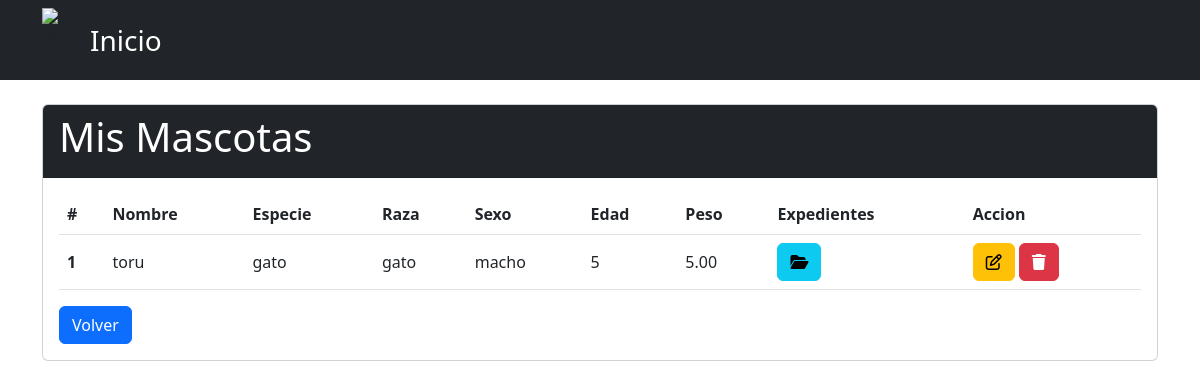
Page /ver_mascotas/ on the earlier database version.
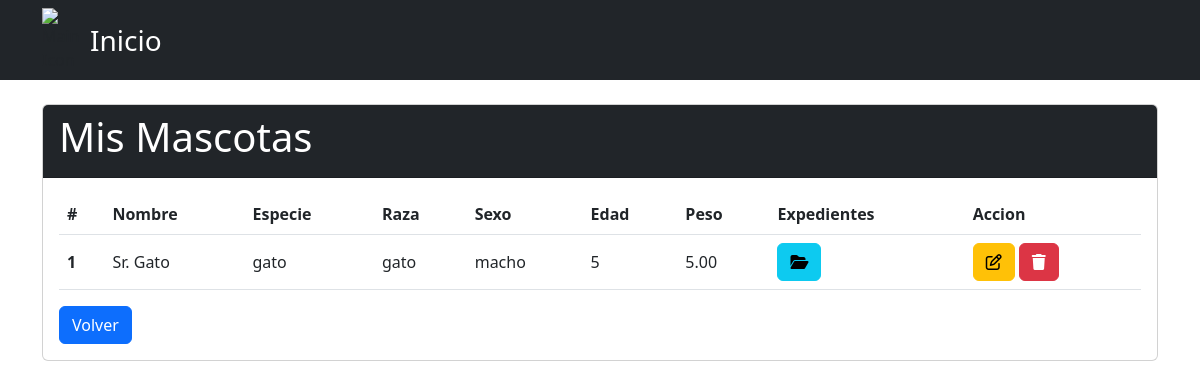
Same page on the later database version.
### main/models.py (models this page shows, shortened)
class Mascota(models.Model):
    nombre = models.CharField(max_length=255)
    especie = models.CharField(max_length=255)
    raza = models.CharField(max_length=255)
    sexo = models.CharField(max_length=10)
    peso = models.DecimalField(max_digits=5, decimal_places=2)
    edad = models.IntegerField()
    cliente = models.ForeignKey(Cliente, on_delete=models.CASCADE)
    fecha_vacuna_sextuple_1 = models.DateField(null=True, blank=True)
    fecha_vacuna_sextuple_2 = models.DateField(null=True, blank=True)
    fecha_vacuna_sextuple_3 = models.DateField(null=True, blank=True)
    fecha_vacuna_antirrabica = models.DateField(null=True, blank=True)

### main/views.py (the view)
# urls.py: path('ver_mascotas/', views.ver_mascotas, name='ver_mascotas'),
def ver_mascotas(request):
    mascotas = Mascota.objects.all()
    return render(request, 'ver_mascotas.html', {'mascotas': mascotas})

### main/templates/ver_mascotas.html (shortened to what this page needs)
{% load static %}
<!DOCTYPE html>
<html lang="es">
<head>
    <link href="https://cdn.jsdelivr.net/npm/bootstrap@5.3.0-alpha1/dist/css/bootstrap.min.css" rel="stylesheet">
    <link href="https://cdn.jsdelivr.net/npm/flatpickr/dist/flatpickr.min.css" rel="stylesheet">
    <link href="https://cdn.jsdelivr.net/npm/bootstrap-icons@1.7.2/font/bootstrap-icons.css" rel="stylesheet">
    <link rel="stylesheet" href="{% static 'css/style.css' %}">
</head>
<body>
    <nav class="navbar navbar-expand-lg navbar-dark bg-dark">
        <div class="container">
            <div class="d-flex align-items-center">
                <img src="{% static 'imagenes/mainIcon.png' %}" alt="Main Icon" style="width: 2.5rem;">
                <a class="navbar-brand fs-3 ms-2" href="{% url 'interfaz' %}">Inicio</a>
            </div>
        </div>
    </nav>
    <div class="container">
        <div class="card mt-4">
            <div class="card-header bg-dark text-white">
                <h1 class="card-title">Mis Mascotas</h1>
            </div>
            <div class="card-body">
                <div class="table-responsive">
                    <table class="table table-hover align-middle caption-top">
                        <thead>
                            <tr>
                                <th scope="col">#</th>
                                <th scope="col">Nombre</th>
                                <th scope="col">Especie</th>
                                <th scope="col">Raza</th>
                                <th scope="col">Sexo</th>
                                <th scope="col">Edad</th>
                                <th scope="col">Peso</th>
                                <th scope="col">Expedientes</th>
                                <th scope="col">Accion</th>
                            </tr>
                        </thead>
                        <tbody>
                            {% for mascota in mascotas %}
                                <tr>
                                    <th scope="row">{{ forloop.counter }}</th>
                                    <td>{{ mascota.nombre }}</td>
                                    <td>{{ mascota.especie }}</td>
                                    <td>{{ mascota.raza }}</td>
                                    <td>{{ mascota.sexo }}</td>
                                    <td>{{ mascota.edad }}</td>
                                    <td>{{ mascota.peso }}</td>
                                    <th scope="col">
                                        <a href="{% url 'ver_expedientes' mascota.id %}" class="btn btn-info">
                                            <i class="fa-solid fa-folder-open"></i>
                                        </a>
                                    </th>
                                    <th scope="col">
                                        <a href="{% url 'actualizar' mascota.id %}" class="btn btn-warning">
                                            <i class="fa-regular fa-pen-to-square"></i>
                                        </a>
                                        <a href="{% url 'eliminar' mascota.id %}" class="btn btn-danger">
                                            <i class="fa-solid fa-trash"></i>
                                        </a>
                                    </th>
                                </tr>
                            {% empty %}
                                <tr>
                                    <td colspan="8">No se encontraron mascotas.</td>
                                </tr>
                            {% endfor %}
                        </tbody>
                    </table>
                </div>
                <a href="{% url 'interfaz' %}" class="btn btn-primary">Volver</a>
            </div>
        </div>
    </div>
</body>
</html>

Differences in the rows shown:
changed Mascota "gato": nombre "toru" → "Sr. Gato"
